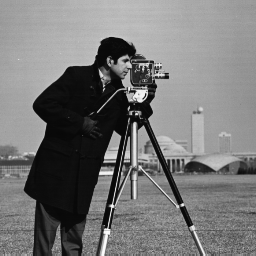
#> input picture final_exam/cameraman.tif, 256 x 256 px
$ python solve2.py
#> lines starting #> are read from the running program, lines starting #| are printed output that depends on the picture
"""Problem 2: Compute a 32-bin histogram for an 8-bit image."""

from contextlib import redirect_stdout
from io import StringIO
import sys
from textwrap import wrap

import matplotlib

import matplotlib.pyplot as plt
import numpy as np
import cv2
from pathlib import Path

BASE_DIR = Path(__file__).resolve().parent


class Tee(StringIO):
    def write(self, text: str) -> int:
        sys.__stdout__.write(text)
        sys.__stdout__.flush()
        return super().write(text)


def run_with_gui(main, title: str) -> None:
    capture = Tee()
    with redirect_stdout(capture):
        main()
    lines = [
        part
        for line in capture.getvalue().strip().splitlines()
        for part in (wrap(line, width=90) or [""])
    ]
    if not lines:
        return
    figure = plt.figure(figsize=(10, max(3, min(10, 1.2 + 0.3 * len(lines)))))
    figure.canvas.manager.set_window_title(title)
    figure.text(0.03, 0.97, "\n".join(lines), va="top", family="monospace")
    figure.suptitle(title, fontsize=14, fontweight="bold")
    plt.axis("off")
    plt.show()
    plt.close(figure)


def load_gray(name: str) -> np.ndarray:
#> called with name = 'cameraman.tif'
    image = cv2.imread(str(BASE_DIR / name), cv2.IMREAD_GRAYSCALE)
#> image is the input picture: shape (256, 256); min 7, max 253, mean 118.7
    if image is None:
        raise FileNotFoundError(f"Could not read {BASE_DIR / name}")
    return image


def main() -> None:
    image = load_gray("cameraman.tif")
    bin_width = 256 // 32
    bin_indices = image.ravel() // bin_width
    histogram = np.bincount(bin_indices, minlength=32)
#> histogram = 32 values, max 10342 at index 1, min 4 at index 0, mean 2048
    starts = np.arange(32) * bin_width

    fig, ax = plt.subplots(figsize=(8, 4))
    ax.bar(starts, histogram, width=bin_width, align="edge", edgecolor="black")
    ax.set(
        title="32-bin histogram (8 intensity levels per bin)",
        xlabel="Starting intensity",
        ylabel="Pixel count",
        xlim=(0, 256),
    )
    fig.tight_layout()
    plt.show()
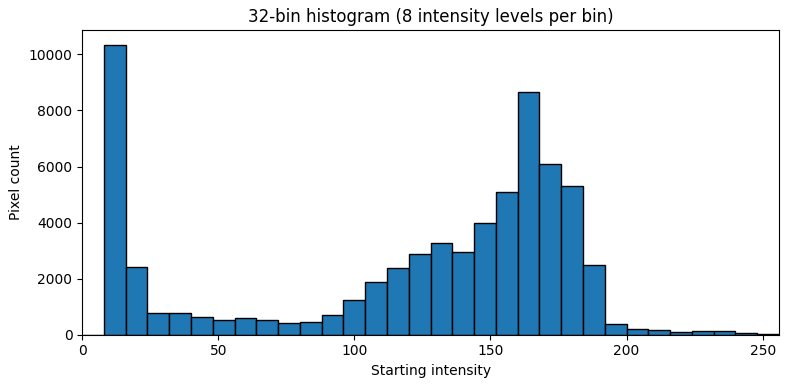
#> figure drawn by matplotlib, 1 panel; tallest bar 10342 high, from x = 8 to 16
    plt.close(fig)

    assert histogram.size == 32 and histogram.sum() == image.size
    print("32-bin histogram:", histogram.tolist())


if __name__ == "__main__":
    run_with_gui(main, "Problem 2 Results")
